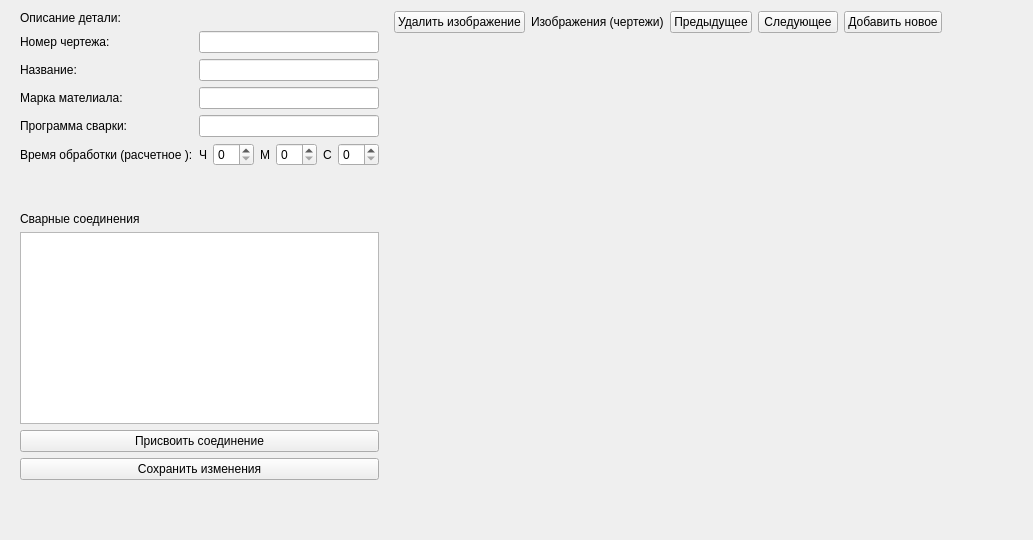
      <widget class="QWidget" name="deteilView">
       <layout class="QHBoxLayout" name="horizontalLayout_5">
        <item>
         <layout class="QVBoxLayout" name="verticalLayout_16">
          <item>
           <widget class="QWidget" name="widget" native="true">
            <property name="sizePolicy">
             <sizepolicy hsizetype="Fixed" vsizetype="Preferred">
              <horstretch>0</horstretch>
              <verstretch>0</verstretch>
             </sizepolicy>
            </property>
            <layout class="QVBoxLayout" name="verticalLayout_6">
             <property name="sizeConstraint">
              <enum>QLayout::SetFixedSize</enum>
             </property>
             <property name="topMargin">
              <number>0</number>
             </property>
             <item>
              <layout class="QFormLayout" name="formLayout_6">
               <item row="0" column="0">
                <widget class="QLabel" name="label_5">
                 <property name="text">
                  <string>Описание детали:</string>
                 </property>
                </widget>
               </item>
               <item row="1" column="0">
                <widget class="QLabel" name="label_6">
                 <property name="text">
                  <string>Номер чертежа:</string>
                 </property>
                </widget>
               </item>
               <item row="1" column="1">
                <widget class="QLineEdit" name="blueprinNumber">
                 <property name="toolTip">
                  <string>Номер чертежа детали</string>
                 </property>
                 <property name="text">
                  <string/>
                 </property>
                </widget>
               </item>
               <item row="2" column="0">
                <widget class="QLabel" name="label_7">
                 <property name="text">
                  <string>Название:</string>
                 </property>
                </widget>
               </item>
               <item row="2" column="1">
                <widget class="QLineEdit" name="detailName">
                 <property name="toolTip">
                  <string>Наименование детали</string>
                 </property>
                </widget>
               </item>
               <item row="3" column="0">
                <widget class="QLabel" name="label_8">
                 <property name="text">
                  <string>Марка мателиала:</string>
                 </property>
                </widget>
               </item>
               <item row="3" column="1">
                <widget class="QLineEdit" name="materialGrade">
                 <property name="toolTip">
                  <string>Марка материала детали</string>
                 </property>
                </widget>
               </item>
               <item row="4" column="0">
                <widget class="QLabel" name="label_38">
                 <property name="text">
                  <string>Программа сварки:</string>
                 </property>
                </widget>
               </item>
               <item row="4" column="1">
                <widget class="QLineEdit" name="weldingProgram">
                 <property name="toolTip">
                  <string>Наименование программы сварки детали</string>
                 </property>
                </widget>
               </item>
               <item row="5" column="0">
                <widget class="QLabel" name="label_39">
                 <property name="text">
                  <string>Время обработки (расчетное ):</string>
                 </property>
                </widget>
               </item>
               <item row="5" column="1">
                <layout class="QHBoxLayout" name="horizontalLayout_9">
                 <item>
                  <widget class="QLabel" name="label_31">
                   <property name="text">
                    <string>Ч</string>
                   </property>
                  </widget>
                 </item>
                 <item>
                  <widget class="QSpinBox" name="HprocessingTime"/>
                 </item>
                 <item>
                  <widget class="QLabel" name="label_32">
                   <property name="text">
                    <string>М</string>
                   </property>
                  </widget>
                 </item>
                 <item>
                  <widget class="QSpinBox" name="MprocessingTime">
                   <property name="maximum">
                    <number>59</number>
                   </property>
                  </widget>
                 </item>
                 <item>
                  <widget class="QLabel" name="label_33">
                   <property name="text">
                    <string>С</string>
                   </property>
                  </widget>
                 </item>
                 <item>
                  <widget class="QSpinBox" name="SprocessingTime">
                   <property name="maximum">
                    <number>59</number>
                   </property>
                  </widget>
                 </item>
                </layout>
               </item>
               <item row="6" column="1">
                <widget class="QLabel" name="label_11">
                 <property name="text">
                  <string/>
                 </property>
                </widget>
               </item>
               <item row="7" column="1">
                <widget class="QLabel" name="label_58">
                 <property name="text">
                  <string/>
                 </property>
                </widget>
               </item>
              </layout>
             </item>
             <item>
              <layout class="QVBoxLayout" name="verticalLayout_14">
               <item>
                <layout class="QGridLayout" name="gridLayout_5">
                 <item row="0" column="0">
                  <widget class="QLabel" name="label_28">
                   <property name="text">
                    <string>Сварные соединения</string>
                   </property>
                  </widget>
                 </item>
                 <item row="1" column="0">
                  <widget class="QTableWidget" name="detailsConnections_2"/>
                 </item>
                </layout>
               </item>
               <item>
                <widget class="QPushButton" name="addConnection_2">
                 <property name="text">
                  <string>Присвоить соединение</string>
                 </property>
                </widget>
               </item>
              </layout>
             </item>
             <item>
              <widget class="QPushButton" name="saveChalenges">
               <property name="text">
                <string>Сохранить изменения</string>
               </property>
              </widget>
             </item>
            </layout>
           </widget>
          </item>
          <item>
           <spacer name="verticalSpacer_2">
            <property name="orientation">
             <enum>Qt::Vertical</enum>
            </property>
            <property name="sizeHint" stdset="0">
             <size>
              <width>20</width>
              <height>40</height>
             </size>
            </property>
           </spacer>
          </item>
         </layout>
        </item>
        <item>
         <layout class="QVBoxLayout" name="verticalLayout_7">
          <property name="sizeConstraint">
           <enum>QLayout::SetDefaultConstraint</enum>
          </property>
          <item>
           <layout class="QHBoxLayout" name="horizontalLayout_4">
            <item>
             <widget class="QPushButton" name="delDetImg">
              <property name="text">
               <string>Удалить изображение</string>
              </property>
             </widget>
            </item>
            <item>
             <widget class="QLabel" name="label_10">
              <property name="text">
               <string>Изображения (чертежи)</string>
              </property>
             </widget>
            </item>
            <item>
             <widget class="QPushButton" name="prvDetImg">
              <property name="text">
               <string>Предыдущее</string>
              </property>
             </widget>
            </item>
            <item>
             <widget class="QPushButton" name="nextDetImg">
              <property name="text">
               <string>Следующее</string>
              </property>
             </widget>
            </item>
            <item>
             <widget class="QPushButton" name="addDetImg">
              <property name="text">
               <string>Добавить новое</string>
              </property>
             </widget>
            </item>
            <item>
             <spacer name="horizontalSpacer_7">
              <property name="orientation">
               <enum>Qt::Horizontal</enum>
              </property>
              <property name="sizeHint" stdset="0">
               <size>
                <width>40</width>
                <height>20</height>
               </size>
              </property>
             </spacer>
            </item>
           </layout>
          </item>
          <item>
           <widget class="QLabel" name="DetImg">
            <property name="sizePolicy">
             <sizepolicy hsizetype="Preferred" vsizetype="Preferred">
              <horstretch>0</horstretch>
              <verstretch>0</verstretch>
             </sizepolicy>
            </property>
            <property name="minimumSize">
             <size>
              <width>0</width>
              <height>0</height>
             </size>
            </property>
            <property name="maximumSize">
             <size>
              <width>2000</width>
              <height>2000</height>
             </size>
            </property>
            <property name="text">
             <string/>
            </property>
            <property name="alignment">
             <set>Qt::AlignLeading|Qt::AlignLeft|Qt::AlignTop</set>
            </property>
           </widget>
          </item>
          <item>
           <spacer name="verticalSpacer_3">
            <property name="orientation">
             <enum>Qt::Vertical</enum>
            </property>
            <property name="sizeHint" stdset="0">
             <size>
              <width>20</width>
              <height>40</height>
             </size>
            </property>
           </spacer>
          </item>
         </layout>
        </item>
        <item>
         <spacer name="horizontalSpacer_8">
          <property name="orientation">
           <enum>Qt::Horizontal</enum>
          </property>
          <property name="sizeHint" stdset="0">
           <size>
            <width>40</width>
            <height>20</height>
           </size>
          </property>
         </spacer>
        </item>
       </layout>
      </widget>
